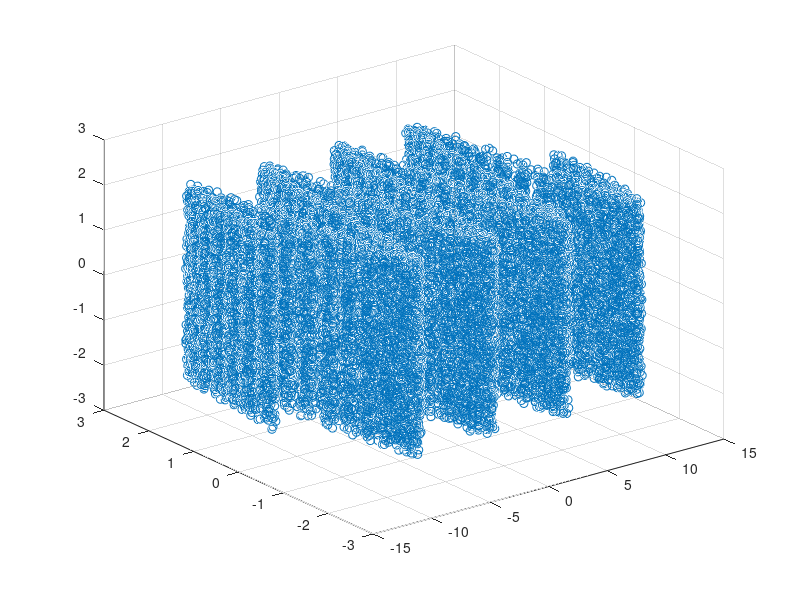

MATLAB code for this plot:
% High-Performance Point Cloud Demo: Mario Kart Style Sin Wave
% Generates a dense 3D point cloud of cubes arranged in a sin wave pattern
% This demo showcases RunMat's advanced point cloud rendering capabilities

% chaos - amplitude of random noise added to each point
chaos = 0.1;

% Sin wave parameters
x_range = linspace(-4*pi, 4*pi, 120);  % X axis range (120 points for density)
z_range = linspace(-2, 2, 40);         % Z axis range (40 points for width)
cube_size = 0.15;                      % Size of each cube
wave_amplitude = 2.0;                  % Amplitude of the sin wave

% Initialize arrays for point cloud data
points = [];
colors = [];

fprintf('Generating Mario Kart style sin wave point cloud...\n');
fprintf('X points: %d, Z points: %d\n', length(x_range), length(z_range));
fprintf('Total cubes: %d\n', length(x_range) * length(z_range) * 8);

% Generate the sin wave structure
for i = 1:length(x_range)
    x = x_range(i);
    y_center = wave_amplitude * sin(x);  % Sin wave equation
    
    for j = 1:length(z_range)
        z = z_range(j);
        
        % Create a cube at each (x, y_center, z) position
        % Each cube is made of 8 corner points
        cube_corners = [
            x - cube_size/2, y_center - cube_size/2, z - cube_size/2;
            x + cube_size/2, y_center - cube_size/2, z - cube_size/2;
            x - cube_size/2, y_center + cube_size/2, z - cube_size/2;
            x + cube_size/2, y_center + cube_size/2, z - cube_size/2;
            x - cube_size/2, y_center - cube_size/2, z + cube_size/2;
            x + cube_size/2, y_center - cube_size/2, z + cube_size/2;
            x - cube_size/2, y_center + cube_size/2, z + cube_size/2;
            x + cube_size/2, y_center + cube_size/2, z + cube_size/2;
        ];
        
        % Add chaos (random noise) to each corner
        if chaos > 0
            noise = (rand(8, 3) - 0.5) * 2 * chaos;
            cube_corners = cube_corners + noise;
        end
        
        % Add cube corners to point cloud
        points = [points; cube_corners];
        
        % Create orange color gradient based on wave position
        % Brighter orange at wave peaks, darker at troughs
        wave_intensity = (y_center + wave_amplitude) / (2 * wave_amplitude);  % Normalize 0-1
        orange_base = [1.0, 0.6, 0.2];  % Base orange color
        orange_variation = [0.2, 0.3, 0.1];  % Color variation
        
        % Create 8 colors for the cube corners with slight variation
        for k = 1:8
            corner_variation = (rand(1, 3) - 0.5) * 0.1;  % Small random color variation
            cube_color = orange_base + wave_intensity * orange_variation + corner_variation;
            cube_color = max(0, min(1, cube_color));  % Clamp to [0,1]
            colors = [colors; cube_color];
        end
    end
    
    % Progress indicator
    if mod(i, 20) == 0
        progress = i / length(x_range) * 100;
        fprintf('Progress: %.1f%%\n', progress);
    end
end

fprintf('Generated %d points for point cloud\n', size(points, 1));
fprintf('Chaos level: %.2f\n', chaos);

% Extract X, Y, Z coordinates
x_coords = points(:, 1);
y_coords = points(:, 2);
z_coords = points(:, 3);

% Extract RGB color components
red_values = colors(:, 1);
green_values = colors(:, 2);
blue_values = colors(:, 3);

fprintf('Rendering high-performance point cloud...\n');

% Create the point cloud plot
% Note: This assumes scatter3 function supports color mapping
% For now, we'll use scatter3 with position data
scatter3(x_coords, y_coords, z_coords);

fprintf('Point cloud rendering complete!\n');
fprintf('Demo showcases:\n');
fprintf('- Dense 3D point cloud generation\n');
fprintf('- Mario Kart style cubic sin wave\n');
fprintf('- Orange color gradient mapping\n');
fprintf('- Configurable chaos/noise parameter\n');
fprintf('- High-performance visualization\n');